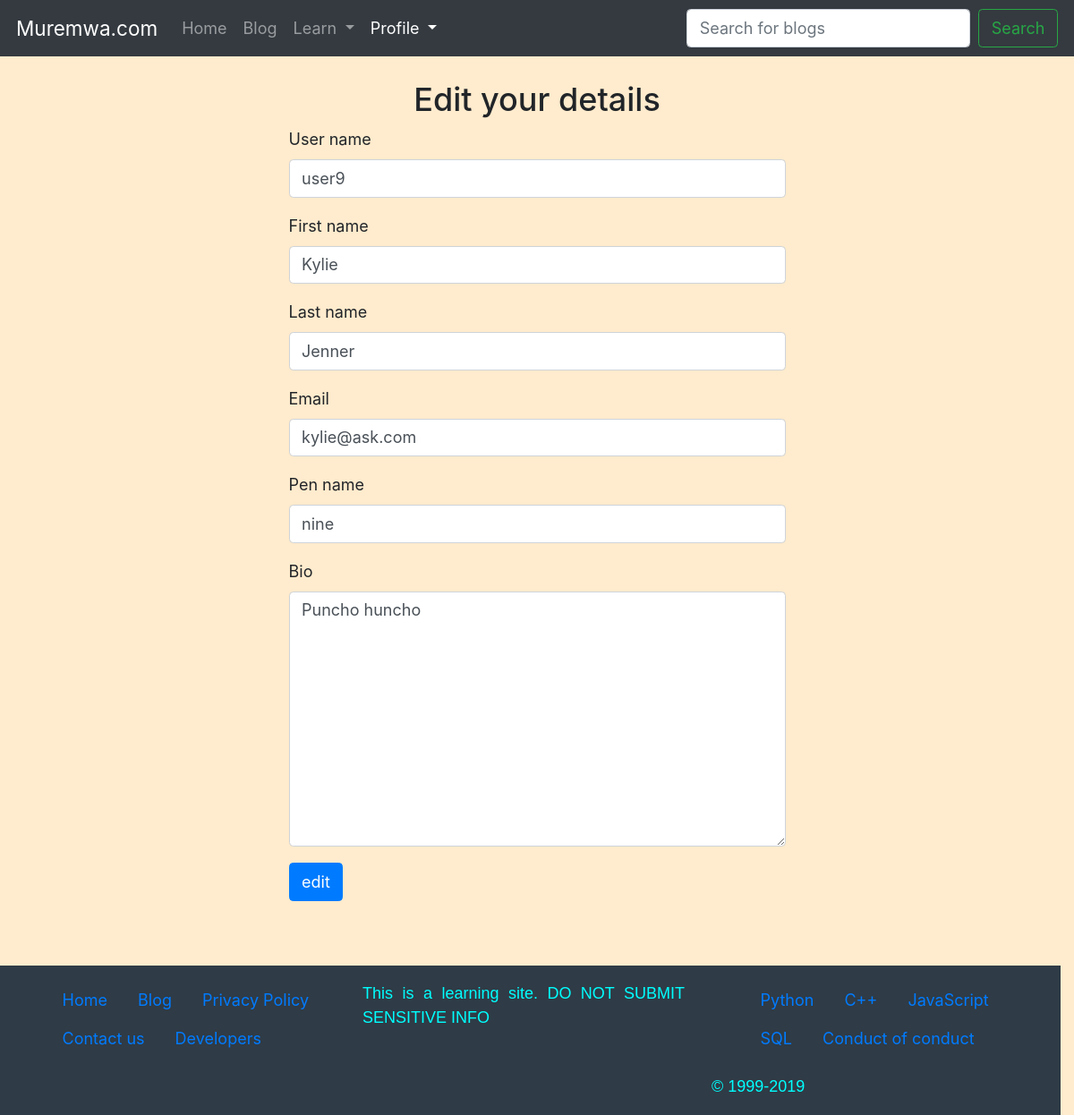
The page /profile/edit/ (signed in) on the database as committed earlier.
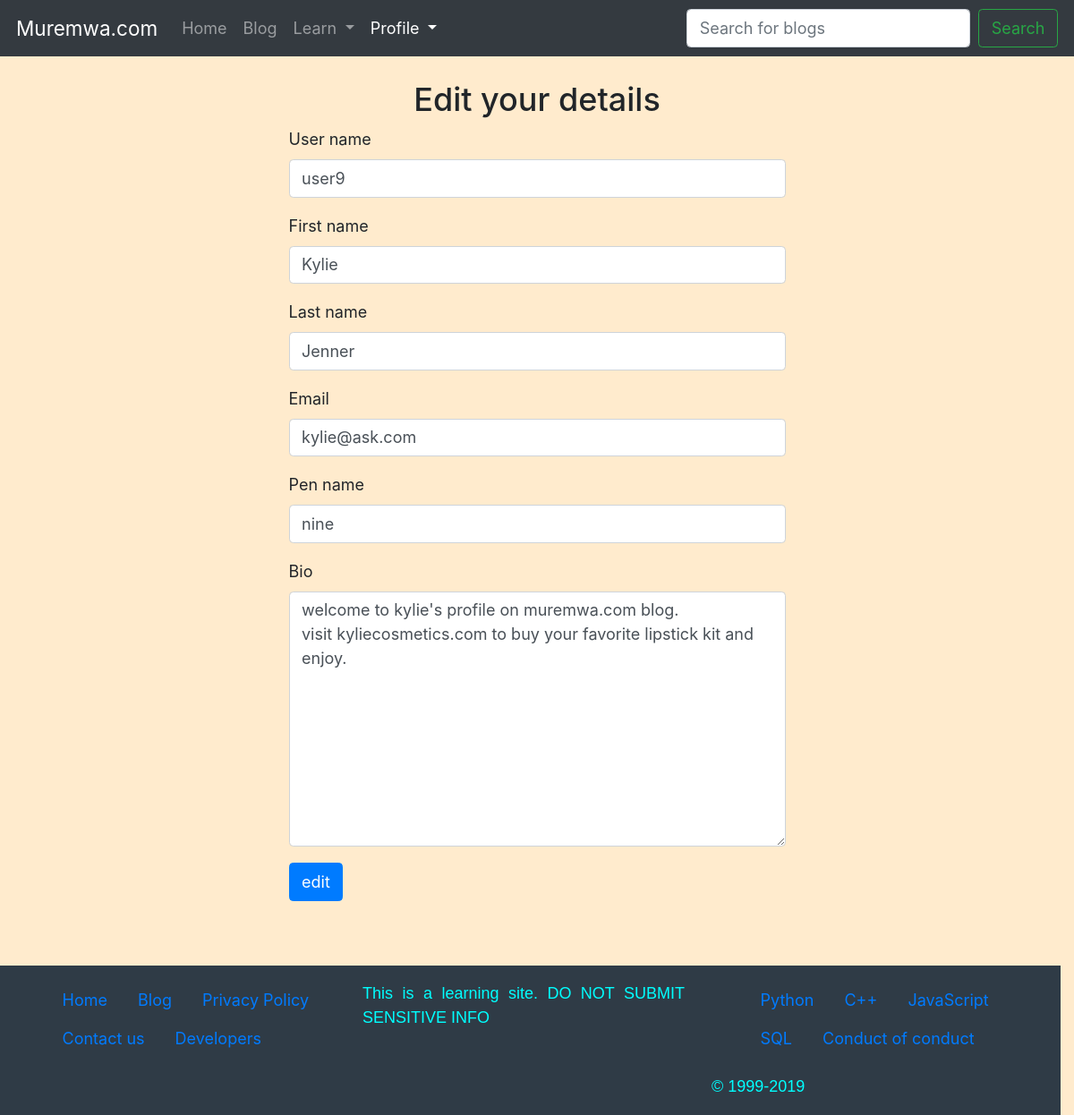
The same page on the database as committed later.
### blog/models.py (models this page shows, shortened)
class Profile(models.Model):
    user = models.OneToOneField(User, on_delete=models.CASCADE)
    writer_name = models.CharField(max_length=100, null=True, blank=True, unique=True)
    bio = models.TextField()
    image = models.FileField(null=True, default="default.png")
    objects = models.Manager()

### muremwa/views.py (the view)
# urls.py: path('profile/edit/', views.edit_user_details, name='edit-profile'),
@login_required
def edit_user_details(request):
    user_profile = request.user.profile
    if request.method == "POST":
        form = ProfileEditForm(request.POST)
        if form.is_valid():
            request.username = form.cleaned_data['user_name']
            request.user.first_name = form.cleaned_data['first_name']
            request.user.last_name = form.cleaned_data['last_name']
            request.user.email = form.cleaned_data['email']
            user_profile.writer_name = form.cleaned_data['pen_name']
            user_profile.bio = form.cleaned_data['bio']
            request.user.save()
            user_profile.save()
        else:
            return render(request, 'profile_edit.html', {
                'form': form,
            })
        return redirect(reverse('profile'))
    else:
        initial_data = {
            'user_name': request.user.username,
            'first_name': request.user.first_name,
            'last_name': request.user.last_name,
            'email': request.user.email,
            'pen_name': user_profile.writer_name,
            'bio': user_profile.bio,
        }
        return render(request, 'profile_edit.html', {
                'form': ProfileEditForm(initial=initial_data),
            })

### muremwa/forms.py
class ProfileEditForm(forms.Form):
	user_name = forms.CharField(max_length=50)
	first_name = forms.CharField(max_length=50)
	last_name = forms.CharField(max_length=50)
	email = forms.EmailField(required=False)
	pen_name = forms.CharField(max_length=50, required=False)
	bio = forms.CharField(widget=forms.Textarea, required=False)

### muremwa/templates/profile_edit.html (shortened to what this page needs)
{% extends "base.html" %}
{% load staticfiles %}
{% block style %}<link href="{% static 'style/profile.css' %}" type="text/css" media="screen" rel="stylesheet">{% endblock style %}
{% block profile %}active{% endblock profile %}
{% block content %}
<div>
	<div id="main" class="container">
		<h2 class="text-center">Edit your details</h2>
		<form action="" method="post" class="form-profile" autocomplete="off">
			{% for field in form %}
			<div class="form-group">
				<label>{{field.label}}</label>
				{{ field }}
			</div>
			{% endfor %}
			<input type="submit" value="edit" class="btn btn-primary">
		</form>
	</div>
</div>
{% endblock content %}

Rows that differ between the two databases and show on the page:
changed Profile: bio "Puncho huncho" → "welcome to kylie's profile on muremwa.com blog. visit kyliecosmetics.com to buy your favorite lipstick kit and enjoy."
